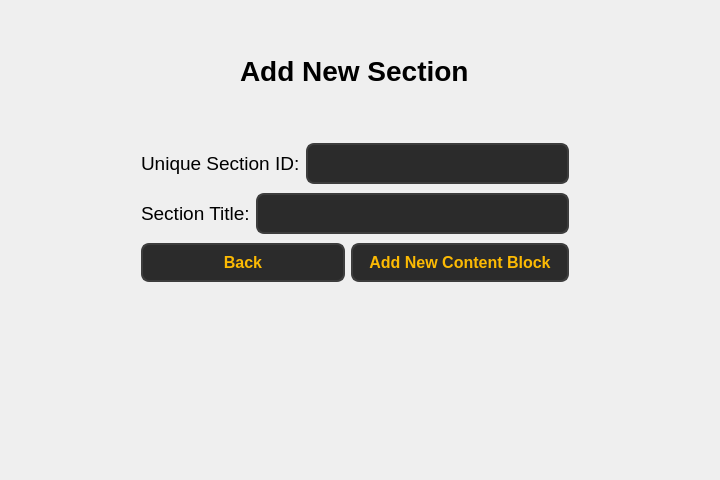
<?xml version="1.0" encoding="UTF-8"?>
<ui version="4.0">
 <class>Form</class>
 <widget class="QWidget" name="Form">
  <property name="geometry">
   <rect>
    <x>0</x>
    <y>0</y>
    <width>720</width>
    <height>480</height>
   </rect>
  </property>
  <property name="windowTitle">
   <string>Form</string>
  </property>
  <widget class="QWidget" name="layoutWidget">
   <property name="geometry">
    <rect>
     <x>141</x>
     <y>140</y>
     <width>428</width>
     <height>148</height>
    </rect>
   </property>
   <layout class="QVBoxLayout" name="verticalLayout_2">
    <item>
     <layout class="QHBoxLayout" name="horizontalLayout_4">
      <item>
       <widget class="QLabel" name="label_6">
        <property name="font">
         <font>
          <pointsize>14</pointsize>
         </font>
        </property>
        <property name="text">
         <string>Unique Section ID:</string>
        </property>
       </widget>
      </item>
      <item>
       <widget class="QLineEdit" name="lineEdit_3">
        <property name="styleSheet">
         <string notr="true">QLineEdit {
        background-color: #2b2b2b;  /* Dark background */
        color: #fcba03;  /* Text color */
        border: 2px solid #3d3d3d;  /* Border color */
        border-radius: 8px;  /* Rounded corners */
        padding: 8px;  /* Padding inside the input field */
        font-size: 16px;  /* Font size */
        font-weight: bold;  /* Bold font */
    }

    QLineEdit:hover {
        background-color: #3d3d3d;  /* Background when hovered */
        border: 2px solid #fcba03;  /* Border color when hovered */
    }

    QLineEdit:focus {
        background-color: #1a1a1a;  /* Background when focused */
        border: 2px solid #fcba03;  /* Border color when focused */
        color: #ffffff;  /* Text color when focused */
    }</string>
        </property>
       </widget>
      </item>
     </layout>
    </item>
    <item>
     <layout class="QHBoxLayout" name="horizontalLayout_5">
      <item>
       <widget class="QLabel" name="label_7">
        <property name="font">
         <font>
          <pointsize>14</pointsize>
         </font>
        </property>
        <property name="text">
         <string>Section Title:</string>
        </property>
       </widget>
      </item>
      <item>
       <widget class="QLineEdit" name="lineEdit_4">
        <property name="styleSheet">
         <string notr="true">QLineEdit {
        background-color: #2b2b2b;  /* Dark background */
        color: #fcba03;  /* Text color */
        border: 2px solid #3d3d3d;  /* Border color */
        border-radius: 8px;  /* Rounded corners */
        padding: 8px;  /* Padding inside the input field */
        font-size: 16px;  /* Font size */
        font-weight: bold;  /* Bold font */
    }

    QLineEdit:hover {
        background-color: #3d3d3d;  /* Background when hovered */
        border: 2px solid #fcba03;  /* Border color when hovered */
    }

    QLineEdit:focus {
        background-color: #1a1a1a;  /* Background when focused */
        border: 2px solid #fcba03;  /* Border color when focused */
        color: #ffffff;  /* Text color when focused */
    }</string>
        </property>
       </widget>
      </item>
     </layout>
    </item>
    <item>
     <layout class="QHBoxLayout" name="horizontalLayout_6">
      <item>
       <widget class="QPushButton" name="pushButton_back">
        <property name="styleSheet">
         <string notr="true">QPushButton {
        background-color: #2b2b2b;  
        color: #fcba03;              
        border: 2px solid #3d3d3d;      
        border-radius: 8px;          
        padding: 8px 16px;            
        font-size: 16px;            
        font-weight: bold;
    
    }

    QPushButton:hover {
        background-color: #fcba03;
		 color: #000000;
        border: 2px solid #5a5a5a;    
    }

    QPushButton:pressed {
        background-color: #1a1a1a;      
        border: 2px solid #2b2b2b;      
    }</string>
        </property>
        <property name="text">
         <string>Back</string>
        </property>
       </widget>
      </item>
      <item>
       <widget class="QPushButton" name="pushButton">
        <property name="styleSheet">
         <string notr="true">QPushButton {
        background-color: #2b2b2b;  
        color: #fcba03;              
        border: 2px solid #3d3d3d;      
        border-radius: 8px;          
        padding: 8px 16px;            
        font-size: 16px;            
        font-weight: bold;
    
    }

    QPushButton:hover {
        background-color: #fcba03;
		 color: #000000;
        border: 2px solid #5a5a5a;    
    }

    QPushButton:pressed {
        background-color: #1a1a1a;      
        border: 2px solid #2b2b2b;      
    }</string>
        </property>
        <property name="text">
         <string>Add New Content Block</string>
        </property>
       </widget>
      </item>
     </layout>
    </item>
   </layout>
  </widget>
  <widget class="QLabel" name="label">
   <property name="geometry">
    <rect>
     <x>240</x>
     <y>50</y>
     <width>231</width>
     <height>41</height>
    </rect>
   </property>
   <property name="font">
    <font>
     <pointsize>21</pointsize>
     <bold>true</bold>
    </font>
   </property>
   <property name="text">
    <string>Add New Section</string>
   </property>
  </widget>
 </widget>
 <resources/>
 <connections/>
</ui>
